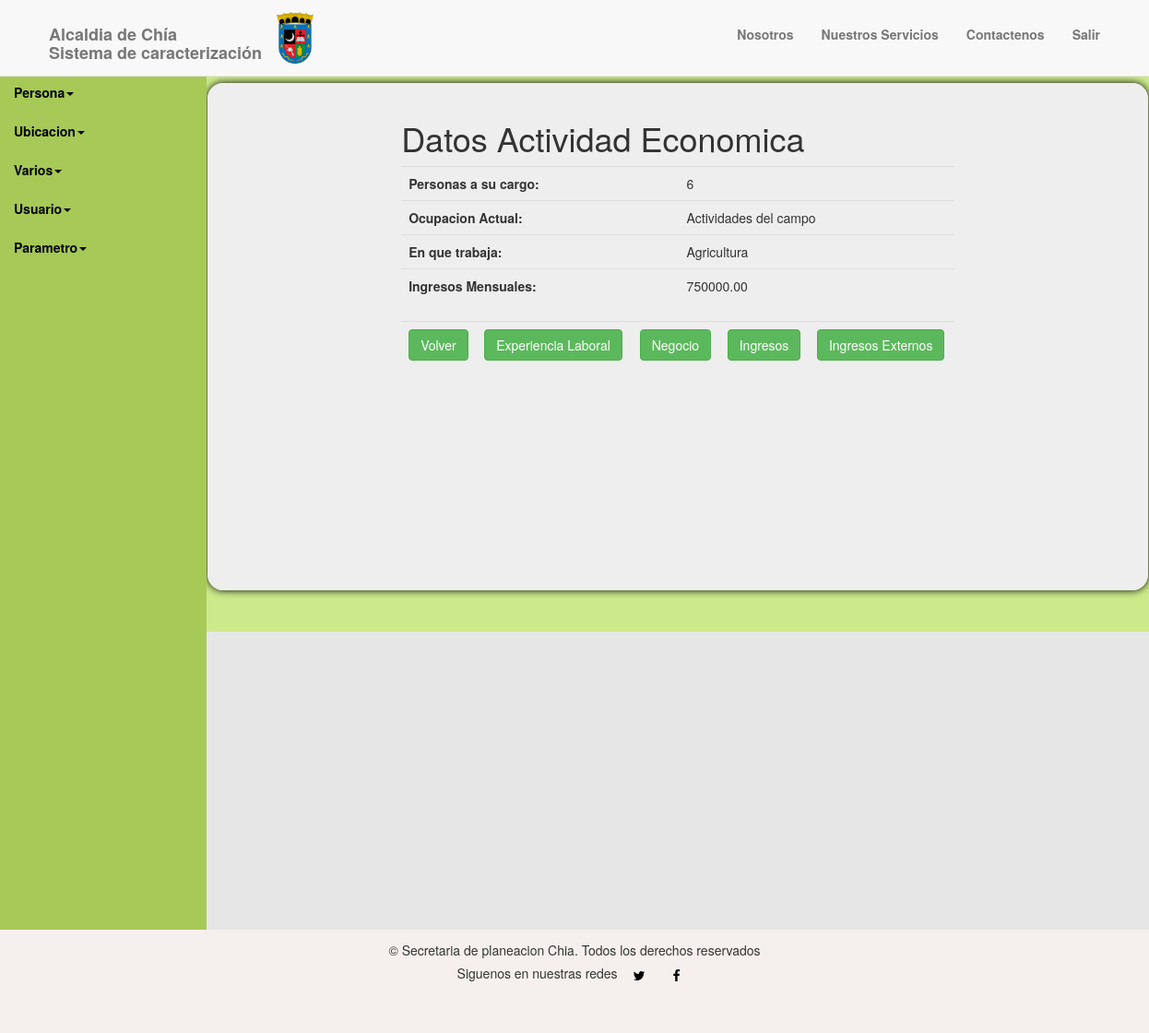
/home.php?var=91&id=3, run on the app's committed database.
### tables this page shows
CREATE TABLE IF NOT EXISTS `tbdatospersona` (
  `idpersona` int(11) NOT NULL,
  `numdocper` varchar(10) NOT NULL COMMENT 'numero de documento',
  `tipdocper` int(11) NOT NULL COMMENT 'tipo de documento',
  `lugexpdocper` int(11) NOT NULL COMMENT 'lugar de expedicion de documento',
  `pnomper` varchar(20) NOT NULL COMMENT 'primer nombre',
  `snomper` varchar(50) DEFAULT NULL COMMENT 'segundo nombre',
  `papeper` varchar(20) NOT NULL COMMENT 'primer apellido',
  `sapeper` varchar(50) DEFAULT NULL COMMENT 'segundo apellido',
  `genper` int(11) NOT NULL COMMENT 'genero',
  `dirper` varchar(50) NOT NULL COMMENT 'direccion',
  `zonper` int(11) NOT NULL COMMENT 'zona',
  `verper` int(11) DEFAULT NULL COMMENT 'vereda',
  `secper` varchar(50) NOT NULL COMMENT 'sector',
  `barfinper` varchar(50) DEFAULT NULL COMMENT 'barrio o finca',
  `telper` varchar(10) NOT NULL COMMENT 'telefono',
  `telsegper` varchar(10) DEFAULT NULL COMMENT 'telefono 2',
  `lugnacper` int(11) NOT NULL COMMENT 'lugar de nacimiento',
  `fecnacper` date NOT NULL COMMENT 'fecha de nacimiento',
  `lugexpulper` int(11) DEFAULT NULL COMMENT 'lugar de expulsion',
  `fecexpulper` date DEFAULT NULL COMMENT 'fecha de expulsion',
  `tiepermun` int(5) DEFAULT NULL COMMENT 'tiempo de permanencia',
  `estcivper` int(11) NOT NULL COMMENT 'estado civil',
  `nivescper` int(11) DEFAULT NULL COMMENT 'nivel de escolaridad',
  `ultgracurper` tinyint(4) DEFAULT NULL COMMENT 'ultimo grado cursado',
  `numpercar` tinyint(4) DEFAULT NULL COMMENT 'numero de personas a cargo',
  `ingmenper` decimal(10,2) DEFAULT NULL COMMENT 'ingreso mensual',
  `tipvivper` int(11) DEFAULT NULL COMMENT 'tipo de vivienda',
  `convivper` int(11) NOT NULL COMMENT 'condiciones de la vivienda',
  `estper` tinyint(4) NOT NULL COMMENT 'estrato',
  `segsocper` tinyint(4) NOT NULL COMMENT 'seguridad social',
  `regsegsocper` int(11) NOT NULL COMMENT 'regimen seguridad social',
  `epsper` int(11) DEFAULT NULL COMMENT 'EPS',
  `traper` tinyint(4) NOT NULL COMMENT 'trabajo',
  `ubitraper` varchar(50) NOT NULL COMMENT 'donde trabaja',
  `tipfamper` int(11) NOT NULL COMMENT 'tipo de familia',
  `etniaper` int(11) NOT NULL COMMENT 'etnia',
  `geslanper` int(11) DEFAULT NULL COMMENT 'gestante o lactante',
  `hijosdepper` int(11) DEFAULT NULL COMMENT 'Hijos que dependen de la persona',
  `relsexper` int(11) DEFAULT NULL COMMENT 'Relaciones sexuales de la persona',
  `libmilper` int(11) DEFAULT NULL,
  `exclibmil` int(11) DEFAULT NULL COMMENT 'La posesion o tramite de la libreta se debe a la exención del servicio militar por su condicion de victima del conflicto',
  `titobtper` int(11) NOT NULL COMMENT 'Titulo profesional obtenido por la persona',
  `matper` int(11) NOT NULL,
  `motnoestper` int(11) DEFAULT NULL,
  `terestper` int(11) DEFAULT NULL,
  `negserper` int(11) DEFAULT NULL,
  `atesalposvicper` int(11) DEFAULT NULL,
  `esqvacper` int(11) DEFAULT NULL,
  `conodoper` int(11) DEFAULT NULL,
  `comdiaper` int(11) DEFAULT NULL,
  `disconfarm` int(11) DEFAULT NULL,
  `rehper` int(11) DEFAULT NULL,
  `proper` int(11) DEFAULT NULL,
  `matriper` int(11) DEFAULT NULL,
  `nomatriper` int(11) DEFAULT NULL,
  `termcurant` int(11) DEFAULT NULL,
  `hijosacargo` int(11) DEFAULT NULL,
  `libretmil` int(11) DEFAULT NULL,
  `tramlibretmil` int(11) DEFAULT NULL,
  `tipparviv` int(11) DEFAULT NULL,
  `tippisviv` int(11) DEFAULT NULL,
  `tiptecviv` int(11) DEFAULT NULL,
  `zonrieviv` int(11) DEFAULT NULL,
  `numhabviv` int(11) DEFAULT NULL,
  `numperhabviv` int(11) DEFAULT NULL,
  `numhabhab` int(11) DEFAULT NULL,
  `tiprelviv` int(11) DEFAULT NULL,
  `ocuperact` int(11) DEFAULT NULL,
  `actperact` int(11) DEFAULT NULL,
  `solrupruv` int(11) DEFAULT NULL,
  `razrupruv` int(11) DEFAULT NULL,
  `usopreddes` int(11) DEFAULT NULL,
  `perbienper` int(11) DEFAULT NULL,
  `tipbienper` int(11) DEFAULT NULL,
  `relbienper` int(11) DEFAULT NULL,
  `iderupruv` int(11) DEFAULT NULL,
  `raznoret` int(11) DEFAULT NULL,
  `medprotper` int(11) DEFAULT NULL,
  `recprotper` int(11) DEFAULT NULL,
  `indunivict` int(11) DEFAULT NULL,
  `obsdesper` varchar(50) DEFAULT NULL,
  `numficha` int(11) NOT NULL,
  `afiliacionsalud` int(11) DEFAULT NULL COMMENT 'Afiliación a algun régimen de salud',
  `ingresoalimentos` int(11) DEFAULT NULL COMMENT 'Algún actor armado a impedido el ingreso de alimentos',
  `lugarrehubi` int(11) DEFAULT NULL COMMENT 'Lugar de rehubicación',
  `fecha_create_fic` datetime DEFAULT NULL,
  `usuario` varchar(10) DEFAULT NULL,
  `trabajoper` varchar(50) NOT NULL
);

CREATE TABLE IF NOT EXISTS `tbvalor` (
  `codval` int(11) NOT NULL COMMENT 'codigo del valor',
  `nomval` varchar(100) NOT NULL COMMENT 'nombre del valor',
  `codpar` int(11) NOT NULL COMMENT 'codigo del parametro'
);

### controlador/cdatosactividadeconomica.php (called while the page is built)
<?php
	include("modelo/mactividadeconomica.php");
	$ins= new Mactividadeconomica();
	$id				= isset($_GET['id']) ? $_GET['id']:NULL;
	$datosactividad = $ins->ver_datos_actividad($id);
	if ($datosactividad[0]['numpercar'])
	{
		$PersonasaCargo	= $datosactividad[0]['numpercar'];
	}
	else
	{
		$PersonasaCargo = "Sin registro";
	}
	if ($datosactividad[0]['ocuperact'])
	{
		$verOcupacion	= $ins->get_valor($datosactividad[0]['ocuperact']);
		$Ocupacion		= $verOcupacion[0]['nomval'];
	}
	else
	{
		$Ocupacion = "Sin registro";
	}
	if ($datosactividad[0]['trabajoper'])
	{
		$TrabajoPer	= $datosactividad[0]['trabajoper'];
	}
	else
	{
		$TrabajoPer = "Sin registro";
	}
	if ($datosactividad[0]['ingmenper'])
	{
		$IngresoMensual	= $datosactividad[0]['ingmenper'];
	}
	else
	{
		$IngresoMensual = "Sin registro";
	}
?>

### modelo/mactividadeconomica.php (called while the page is built, shortened)
<?php
	include ("controlador/conexion.php");
	include("functions.php");
	class Mactividadeconomica extends Funciones_generales {
        function get_valor($codval)
		{
			return $this->mostrar_nombre_valores($codval);
		}
        function ver_datos_actividad($idpersona)
		{
			$sql = "SELECT numpercar, ocuperact, trabajoper, ingmenper FROM tbdatospersona WHERE idpersona = $idpersona";
            return $this->SeleccionDatos($sql);
		}
	}
?>

### modelo/functions.php (called while the page is built, shortened)
<?php
                class Funciones_generales {
                    function mostrar_nombre_valores($codval)
                    {
                            $sql = "SELECT nomval FROM tbvalor WHERE codval = $codval";
                            return $this->SeleccionDatos($sql);
                    }
                    function SeleccionDatos($consulta)
                    {
                            $conexionBD = new conexion();
                            $conexionBD -> conectarBD();
                            $datos = $conexionBD -> ejeCon($consulta, 0);
                            return $datos;
                    }
                }

### controlador/configuracion.php (called while the page is built)
<?php
	$serv_bd = "localhost";
	$usu_bd = "root";
	$pass_bd = "";
	$bd = "caracterizacion";
?>

### controlador/conexion.php (called while the page is built, shortened)
<?php
	class conexion {
		function conectarBD() {
			include("configuracion.php");
			$this -> link = mysql_connect ($serv_bd, $usu_bd, $pass_bd);
			$bd2 = mysql_select_db($bd);
		}
		function ejeCon($con, $op) {
			$this -> resultado = mysql_query($con) or die("La consulta fallo: ". mysql_error());
			if($op == 0) {
				while ($linea = mysql_fetch_array($this -> resultado)) {
					$arrayResultado[] = $linea;
				}
			} else {
				$arrayResultado[] = 0;
			}
			$resarr = isset ($arrayResultado) ? $arrayResultado: NULL;
			if($resarr) {
				return $arrayResultado;
			}
		}
	}
?>

### vista/actividadeconomica/vdatosactividadeconomica.php (the view)
<?php
	include("controlador/cdatosactividadeconomica.php");
?>
<div class="forms1">
	<h1>Datos Actividad Economica</h1>
	<table class="table">
		<tr>
			<th>Personas a su cargo:</th>
			<td><?= $PersonasaCargo ?></td>
		</tr>
		<tr>
			<th>Ocupacion Actual:</th>
			<td><?= $Ocupacion ?></td>
		</tr>
		<tr>
			<th>En que trabaja:</th>
			<td><?= $TrabajoPer ?></td>
		</tr>
		<tr>
			<th>Ingresos Mensuales:</th>
			<td><?= $IngresoMensual ?></td>
		</tr>
	</table>
	<table class="table">
		<tr>
			<td><a href="home.php?pr=<?= $id ?>&var=70" class="btn btn-success">Volver</a></td>
			<td><a href="home.php?var=14&id=<?php echo $id;?>" class="btn btn-success">Experiencia Laboral </a></td>
			<td><a href="home.php?var=14&id=<?php echo $id;?>" class="btn btn-success">Negocio </a></td>
			<td><a href="home.php?var=14&id=<?php echo $id;?>" class="btn btn-success">Ingresos </a></td>
			<td><a href="home.php?var=14&id=<?php echo $id;?>" class="btn btn-success">Ingresos Externos </a></td>
		</tr>
	</table>
</div>

### css/simple-sidebar.css (style rules this page uses)
body { background-color: #E6E6E6; }

### css/miestilo.css (style rules this page uses)
.plantilla1 table td { text-align: left; }
.forms1 { width: 600px; margin: 25px auto; text-align: left; }

### data on the page
tbdatospersona: numpercar "6", trabajoper "Agricultura", ingmenper "750000.00"
tbvalor: nomval "Actividades del campo"
